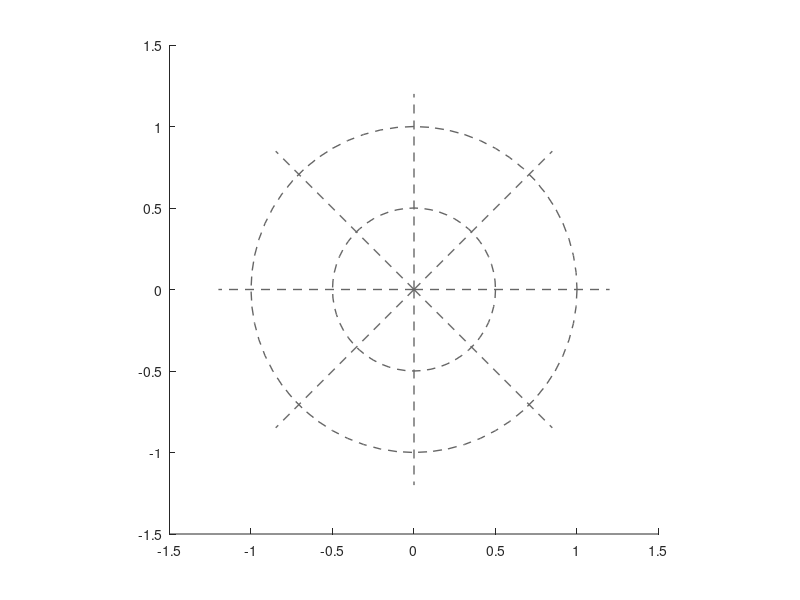

Reproduce this figure in MATLAB.


function drawGrid( radii, nangles, varargin )


if nargin < 2,        nangles = 8;     end;
if nargin < 1,        radii = [0.5 1];  end;
if nargin > 2,  lstyl = varargin{1}; else   lstyl = '--';    end;
if nargin > 3,  handle = varargin{2}; else handle = gca;    end;

lincolor = [1 1 1] * 0.4;
if nargin > 3,
    axis(handle);
    cla;
end;
axis square;

for r = radii
    if r <= 0,         continue;    end;
    rectangle('Position', [-r, -r, 2*r, 2*r],'Curvature', [1 1], 'linestyle', lstyl,'edgecolor', lincolor,'linewidth',1);
end;

angles = linspace(0,360,nangles+1);
angles = angles(1:(end-1));

for ang = angles
    line([0 1]*1.2*cosd(ang)*max(radii),[0 1]*1.2*sind(ang)*max(radii),'linestyle', lstyl, 'color', lincolor, 'linewidth',1);
end;

end